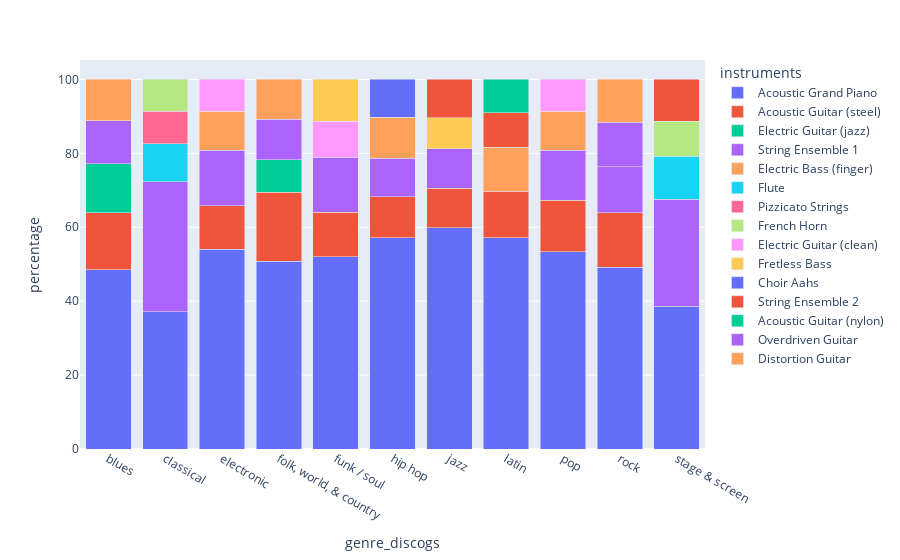

Notebook cell for this chart:
### Code cell
# Get top 5 instruments per genre

# Display the entire dataframe
pd.set_option('display.max_rows', None)

# Merge the genre and instruments
statistics_instruments_merged = statistics_instruments.reset_index()
statistics_instruments_merged = statistics_instruments_merged.merge(statistics["genre_discogs"], left_on="md5", right_index=True)

# Count the number of instruments per genre
inst_per_genre = statistics_instruments_merged.groupby("genre_discogs")["instruments"].value_counts().reset_index(name="count")

# Keep the top 5 instruments per genre
top_5_inst_per_genre = inst_per_genre.groupby("genre_discogs").head(5)

# Express the count as a percentage of the total number of instruments per genre
top_5_inst_per_genre["percentage"] = top_5_inst_per_genre.groupby("genre_discogs")["count"].apply(lambda x: x * 100 / x.sum())

# plot the top 5 instruments per genre as a percentage using plotly
fig = px.bar(top_5_inst_per_genre, x="genre_discogs", y="percentage", color="instruments", barmode="stack")
fig.show()

### Figure 1 — Plotly figure (JSON) as saved in the notebook; plotly's stock layout.template omitted (floating-point values rounded to 4 significant figures)
{"data": [{"alignmentgroup": "True", "hovertemplate": "instruments=Acoustic Grand Piano<br>genre_discogs=%{x}<br>percentage=%{y}<extra></extra>", "legendgroup": "Acoustic Grand Piano", "marker": {"color": "#636efa", "pattern": {"shape": ""}}, "name": "Acoustic Grand Piano", "offsetgroup": "Acoustic Grand Piano", "orientation": "v", "showlegend": true, "textposition": "auto", "type": "bar", "x": ["blues", "classical", "electronic", "folk, world, & country", "funk / soul", "hip hop", "jazz", "latin", "pop", "rock", "stage & screen"], "xaxis": "x", "y": [48.48, 37.19, 54.07, 50.76, 52.02, 57.18, 59.9, 57.18, 53.35, 49.23, 38.63], "yaxis": "y"}, {"alignmentgroup": "True", "hovertemplate": "instruments=Acoustic Guitar (steel)<br>genre_discogs=%{x}<br>percentage=%{y}<extra></extra>", "legendgroup": "Acoustic Guitar (steel)", "marker": {"color": "#EF553B", "pattern": {"shape": ""}}, "name": "Acoustic Guitar (steel)", "offsetgroup": "Acoustic Guitar (steel)", "orientation": "v", "showlegend": true, "textposition": "auto", "type": "bar", "x": ["blues", "electronic", "folk, world, & country", "funk / soul", "hip hop", "jazz", "latin", "pop", "rock"], "xaxis": "x", "y": [15.42, 11.74, 18.69, 12.05, 11.06, 10.71, 12.5, 13.94, 14.76], "yaxis": "y"}, {"alignmentgroup": "True", "hovertemplate": "instruments=Electric Guitar (jazz)<br>genre_discogs=%{x}<br>percentage=%{y}<extra></extra>", "legendgroup": "Electric Guitar (jazz)", "marker": {"color": "#00cc96", "pattern": {"shape": ""}}, "name": "Electric Guitar (jazz)", "offsetgroup": "Electric Guitar (jazz)", "orientation": "v", "showlegend": true, "textposition": "auto", "type": "bar", "x": ["blues", "folk, world, & country"], "xaxis": "x", "y": [13.33, 8.881], "yaxis": "y"}, {"alignmentgroup": "True", "hovertemplate": "instruments=String Ensemble 1<br>genre_discogs=%{x}<br>percentage=%{y}<extra></extra>", "legendgroup": "String Ensemble 1", "marker": {"color": "#ab63fa", "pattern": {"shape": ""}}, "name": "String Ensemble 1", "offsetgroup": "String Ensemble 1", "orientation": "v", "showlegend": true, "textposition": "auto", "type": "bar", "x": ["blues", "classical", "electronic", "folk, world, & country", "funk / soul", "hip hop", "jazz", "pop", "rock", "stage & screen"], "xaxis": "x", "y": [11.54, 35.08, 15.08, 10.9, 14.89, 10.4, 10.6, 13.53, 12.35, 28.99], "yaxis": "y"}, {"alignmentgroup": "True", "hovertemplate": "instruments=Electric Bass (finger)<br>genre_discogs=%{x}<br>percentage=%{y}<extra></extra>", "legendgroup": "Electric Bass (finger)", "marker": {"color": "#FFA15A", "pattern": {"shape": ""}}, "name": "Electric Bass (finger)", "offsetgroup": "Electric Bass (finger)", "orientation": "v", "showlegend": true, "textposition": "auto", "type": "bar", "x": ["blues", "electronic", "folk, world, & country", "hip hop", "latin", "pop"], "xaxis": "x", "y": [11.23, 10.44, 10.77, 11.15, 11.93, 10.54], "yaxis": "y"}, {"alignmentgroup": "True", "hovertemplate": "instruments=Flute<br>genre_discogs=%{x}<br>percentage=%{y}<extra></extra>", "legendgroup": "Flute", "marker": {"color": "#19d3f3", "pattern": {"shape": ""}}, "name": "Flute", "offsetgroup": "Flute", "orientation": "v", "showlegend": true, "textposition": "auto", "type": "bar", "x": ["classical", "stage & screen"], "xaxis": "x", "y": [10.39, 11.6], "yaxis": "y"}, {"alignmentgroup": "True", "hovertemplate": "instruments=Pizzicato Strings<br>genre_discogs=%{x}<br>percentage=%{y}<extra></extra>", "legendgroup": "Pizzicato Strings", "marker": {"color": "#FF6692", "pattern": {"shape": ""}}, "name": "Pizzicato Strings", "offsetgroup": "Pizzicato Strings", "orientation": "v", "showlegend": true, "textposition": "auto", "type": "bar", "x": ["classical"], "xaxis": "x", "y": [8.785], "yaxis": "y"}, {"alignmentgroup": "True", "hovertemplate": "instruments=French Horn<br>genre_discogs=%{x}<br>percentage=%{y}<extra></extra>", "legendgroup": "French Horn", "marker": {"color": "#B6E880", "pattern": {"shape": ""}}, "name": "French Horn", "offsetgroup": "French Horn", "orientation": "v", "showlegend": true, "textposition": "auto", "type": "bar", "x": ["classical", "stage & screen"], "xaxis": "x", "y": [8.552, 9.456], "yaxis": "y"}, {"alignmentgroup": "True", "hovertemplate": "instruments=Electric Guitar (clean)<br>genre_discogs=%{x}<br>percentage=%{y}<extra></extra>", "legendgroup": "Electric Guitar (clean)", "marker": {"color": "#FF97FF", "pattern": {"shape": ""}}, "name": "Electric Guitar (clean)", "offsetgroup": "Electric Guitar (clean)", "orientation": "v", "showlegend": true, "textposition": "auto", "type": "bar", "x": ["electronic", "funk / soul", "pop"], "xaxis": "x", "y": [8.671, 9.801, 8.64], "yaxis": "y"}, {"alignmentgroup": "True", "hovertemplate": "instruments=Fretless Bass<br>genre_discogs=%{x}<br>percentage=%{y}<extra></extra>", "legendgroup": "Fretless Bass", "marker": {"color": "#FECB52", "pattern": {"shape": ""}}, "name": "Fretless Bass", "offsetgroup": "Fretless Bass", "orientation": "v", "showlegend": true, "textposition": "auto", "type": "bar", "x": ["funk / soul", "jazz"], "xaxis": "x", "y": [11.24, 8.396], "yaxis": "y"}, {"alignmentgroup": "True", "hovertemplate": "instruments=Choir Aahs<br>genre_discogs=%{x}<br>percentage=%{y}<extra></extra>", "legendgroup": "Choir Aahs", "marker": {"color": "#636efa", "pattern": {"shape": ""}}, "name": "Choir Aahs", "offsetgroup": "Choir Aahs", "orientation": "v", "showlegend": true, "textposition": "auto", "type": "bar", "x": ["hip hop"], "xaxis": "x", "y": [10.21], "yaxis": "y"}, {"alignmentgroup": "True", "hovertemplate": "instruments=String Ensemble 2<br>genre_discogs=%{x}<br>percentage=%{y}<extra></extra>", "legendgroup": "String Ensemble 2", "marker": {"color": "#EF553B", "pattern": {"shape": ""}}, "name": "String Ensemble 2", "offsetgroup": "String Ensemble 2", "orientation": "v", "showlegend": true, "textposition": "auto", "type": "bar", "x": ["jazz", "latin", "stage & screen"], "xaxis": "x", "y": [10.39, 9.339, 11.33], "yaxis": "y"}, {"alignmentgroup": "True", "hovertemplate": "instruments=Acoustic Guitar (nylon)<br>genre_discogs=%{x}<br>percentage=%{y}<extra></extra>", "legendgroup": "Acoustic Guitar (nylon)", "marker": {"color": "#00cc96", "pattern": {"shape": ""}}, "name": "Acoustic Guitar (nylon)", "offsetgroup": "Acoustic Guitar (nylon)", "orientation": "v", "showlegend": true, "textposition": "auto", "type": "bar", "x": ["latin"], "xaxis": "x", "y": [9.052], "yaxis": "y"}, {"alignmentgroup": "True", "hovertemplate": "instruments=Overdriven Guitar<br>genre_discogs=%{x}<br>percentage=%{y}<extra></extra>", "legendgroup": "Overdriven Guitar", "marker": {"color": "#ab63fa", "pattern": {"shape": ""}}, "name": "Overdriven Guitar", "offsetgroup": "Overdriven Guitar", "orientation": "v", "showlegend": true, "textposition": "auto", "type": "bar", "x": ["rock"], "xaxis": "x", "y": [12.03], "yaxis": "y"}, {"alignmentgroup": "True", "hovertemplate": "instruments=Distortion Guitar<br>genre_discogs=%{x}<br>percentage=%{y}<extra></extra>", "legendgroup": "Distortion Guitar", "marker": {"color": "#FFA15A", "pattern": {"shape": ""}}, "name": "Distortion Guitar", "offsetgroup": "Distortion Guitar", "orientation": "v", "showlegend": true, "textposition": "auto", "type": "bar", "x": ["rock"], "xaxis": "x", "y": [11.62], "yaxis": "y"}], "layout": {"barmode": "stack", "legend": {"title": {"text": "instruments"}, "tracegroupgap": 0}, "margin": {"t": 60}, "xaxis": {"anchor": "y", "domain": [0, 1], "title": {"text": "genre_discogs"}}, "yaxis": {"anchor": "x", "domain": [0, 1], "title": {"text": "percentage"}}}}
